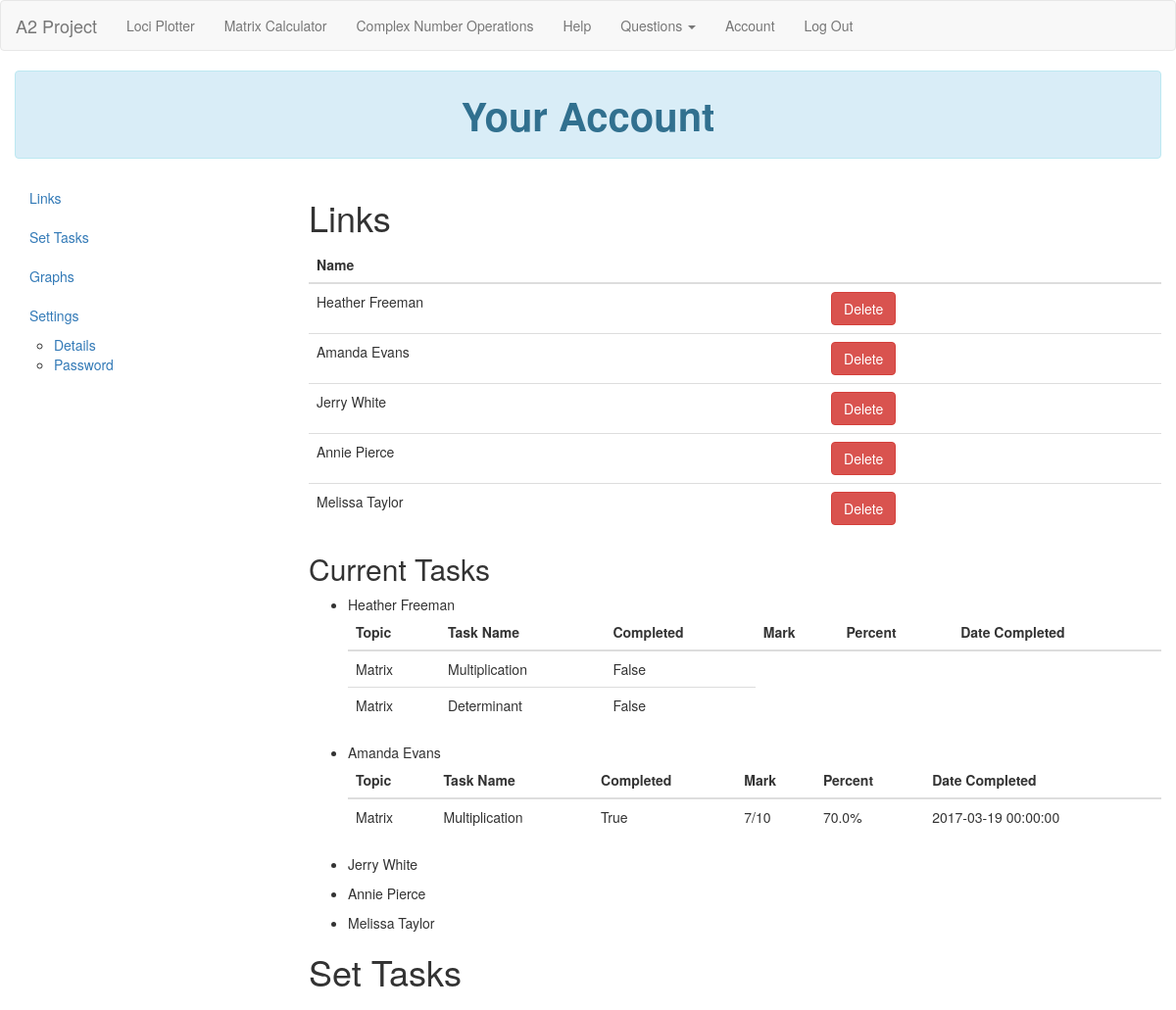
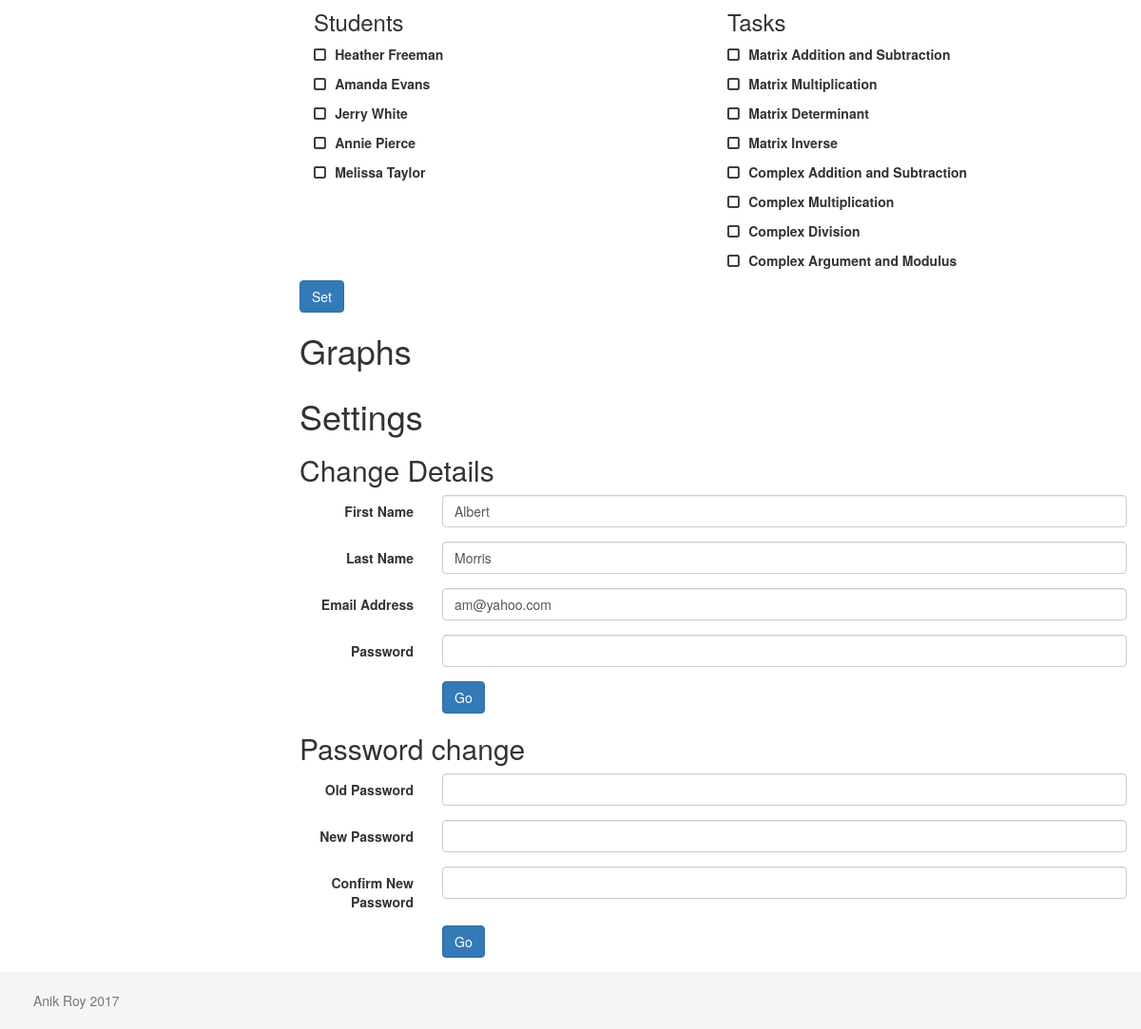
Page /account (signed in) on the committed database (2 pictures, top to bottom).
### app/models.py (models this page shows, shortened)
class User(db.Model):
    user_id = db.Column('user_id', db.Integer, primary_key=True)
    fname = db.Column(db.String(80), unique=False)
    lname = db.Column(db.String(80), unique=False)
    email = db.Column(db.String(120), unique=True)
    password = db.Column(db.String(120), unique=False)
    authenticated = db.Column(db.Boolean, default=False)
    confirmed = db.Column(db.Boolean)
    role = db.Column(db.String(50))
    graphs = db.relationship('Graph', backref="user",
                             cascade="all, delete-orphan", lazy="dynamic")
    __mapper_args__ = {
        'polymorphic_identity': 'user',
        'polymorphic_on': role
    }

class Student(User):
    __tablename__ = 'student'
    student_id = db.Column(db.Integer, primary_key=True)
    user_id = db.Column(db.Integer, db.ForeignKey('user.user_id'))
    marks = db.relationship('Mark', backref="student",
                            cascade="all, delete-orphan", lazy="dynamic")
    tasks = db.relationship('Task', backref="student",
                            cascade="all, delete-orphan", lazy="dynamic")
    __mapper_args__ = {
        'polymorphic_identity': 'student',
    }

class User(db.Model):
    user_id = db.Column('user_id', db.Integer, primary_key=True)
    fname = db.Column(db.String(80), unique=False)
    lname = db.Column(db.String(80), unique=False)
    email = db.Column(db.String(120), unique=True)
    password = db.Column(db.String(120), unique=False)
    authenticated = db.Column(db.Boolean, default=False)
    confirmed = db.Column(db.Boolean)
    role = db.Column(db.String(50))
    graphs = db.relationship('Graph', backref="user",
                             cascade="all, delete-orphan", lazy="dynamic")
    __mapper_args__ = {
        'polymorphic_identity': 'user',
        'polymorphic_on': role
    }

class Task(db.Model):
    task_id = db.Column('task_id', db.Integer, primary_key=True)
    completed = db.Column(db.Boolean)
    question_id = db.Column(db.Integer)
    student_id = db.Column('student_id', db.Integer,
                           db.ForeignKey('student.student_id'))
    teacher_id = db.Column('teacher_id', db.Integer,
                           db.ForeignKey('teacher.teacher_id'))
    mark_id = db.Column('mark_id', db.Integer, db.ForeignKey('mark.mark_id'))
    mark = db.relationship('Mark', back_populates='task')

class Mark(db.Model):
    mark_id = db.Column('mark_id', db.Integer, primary_key=True)
    score = db.Column(db.Integer)
    out_of = db.Column(db.Integer)
    date = db.Column(db.DateTime)
    question_id = db.Column(db.Integer)
    student_id = db.Column('student_id', db.Integer,
                           db.ForeignKey('student.student_id'))
    task = db.relationship('Task', uselist=False, back_populates='mark')

### app/routes/user.py (the view, shortened to what this page needs)
@user.route('/account', methods=['GET', 'POST'])
@login_required
def account():
    user_id = current_user.user_id
    u = User.query.get(user_id)
    if u.role == 'student':
        changeform = ChangeDetailsForm(obj=u)
        linkform = TeacherLinkForm()
        pwform = ChangePasswordForm1()
        if linkform.link_submit.data and linkform.validate_on_submit():
            t = Teacher.query.filter_by(code=linkform.link_code.data).first()
            if t:
                s = Student.query.filter_by(user_id=user_id).first()
                a = t.add_student(s)
                if not a:
                    flash('Already linked to this teacher')
                    return render_template('user/student_account.html', student=u,
                                            qs=QUESTIONS, linkform=linkform,
                                            changeform=changeform, pwform=pwform)
                db.session.add(a)
                db.session.commit()
                flash('Successfully linked')
                return render_template('user/student_account.html', student=u,
                                        qs=QUESTIONS, linkform=linkform,
                                        changeform=changeform, pwform=pwform)
            else:
                flash('No teacher with that code')
                return render_template('user/student_account.html', student=u,
                                        qs=QUESTIONS, linkform=linkform,
                                        changeform=changeform, pwform=pwform)
        if changeform.change_submit.data and changeform.validate_on_submit():
            if u.check_pw(changeform.password.data):
                u.fname = changeform.fname.data
                u.lname = changeform.lname.data
                u.email = changeform.email.data
                db.session.add(u)
                db.session.commit()
                flash('Details changed successfully')
                return render_template('user/student_account.html', student=u,
                                        qs=QUESTIONS, linkform=linkform,
                                        changeform=changeform, pwform=pwform)
            else:
                flash('Incorrect password')
                return render_template('user/student_account.html', student=u,
                                        qs=QUESTIONS, linkform=linkform,
                                        changeform=changeform, pwform=pwform)
        if pwform.pw_submit.data and pwform.validate_on_submit():
            if u.check_pw(pwform.old_password.data):
                u.password = generate_password_hash(pwform.password.data)
                db.session.add(u)
                db.session.commit()
                flash('Password changed successfully')
                return render_template('user/student_account.html', student=u,
                                        qs=QUESTIONS, linkform=linkform,
                                        changeform=changeform, pwform=pwform)
            else:
                flash('Incorrect password')
                return render_template('user/student_account.html', student=u,
                                        qs=QUESTIONS, linkform=linkform,
                                        changeform=changeform, pwform=pwform)
        return render_template('user/student_account.html', student=u,
                                qs=QUESTIONS, linkform=linkform,
                                changeform=changeform, pwform=pwform)
    elif u.role == 'teacher':
        students = u.students.all()
        choices = [(s.student_id, s.fname+' '+s.lname) for s in students]
        setform = SetTaskForm(choices)
        changeform = ChangeDetailsForm(obj=u)
        pwform = ChangePasswordForm1()
        return render_template('user/teacher_account.html', teacher=u,
                                students=students, setform=setform,
                                qs=QUESTIONS, pwform=pwform,
                                changeform=changeform)
    else:
        return abort(500)

### app/forms.py
class SetTaskForm(FlaskForm):
    student_select = MultiCheckboxField('Students',
                                        [validators.Required()], coerce=int)
    task_select = MultiCheckboxField('Tasks',[validators.Required()], coerce=int, choices=[(q['id'], q['topic'] + '  ' + q['name']) for q in QUESTIONS])
    set_submit = SubmitField('Go')
    def __init__(self, selection_choices):
        super(SetTaskForm, self).__init__()
        self.student_select.choices = selection_choices

class ChangeDetailsForm(FlaskForm):
    fname = TextField('First Name', [validators.Required()])
    lname = TextField('Last Name', [validators.Required()])
    email = EmailField('Email Address',
                       [validators.DataRequired(), validators.Email()])
    password = PasswordField('Password', [validators.Required()])
    change_submit = SubmitField('Go')

### app/views.py (called while the page is built)
@login_manager.user_loader
def user_loader(email):
    return User.query.filter_by(email=email).first()

### app/templates/user/teacher_account.html (shortened to what this page needs)
{% extends "layout.html" %}
{% block head %}
{{ super() }}
<link rel="stylesheet" href="{{ url_for('static',filename='styles/account.css') }}">
<link rel="stylesheet" href="{{ url_for('static',filename='image-picker/image-picker.css') }}">
<link rel="stylesheet" href="http://netdna.bootstrapcdn.com/font-awesome/3.2.1/css/font-awesome.css">
{% endblock %}
{% block main %}
<div id="title" class="row">
    <div class="col-sm-12">
      <div class="alert alert-info title">
        <strong>Your Account</strong>
    </div>
</div>
<div data-spy="scroll" data-target=".scrollspy" style="position:relative">
<div class="col-md-3 scrollspy">
  <ul id="nav" class="nav hidden-xs hidden-sm affix-top" data-spy="affix">
    <li><a href="#links">Links</a></li>
    <li><a href="#set">Set Tasks</a></li>
    <li><a href="#graphs">Graphs</a></li>
    <li><a href="#settings">Settings</a>
      <ul id="nav">
        <li>
          <a href="#change-details">Details</a>
        </li>
        <li>
          <a href="#pwd">Password</a>
        </li>
      </ul>
    </li>
  </ul>
</div>
<div class="col-md-9">
  <section id="links">
    <h1>Links</h1>
    <table id="links-table" class="table">
      <thead>
        <th>Name</th>
        <th></th>
      </thead>
      <tbody>
        {% for s in teacher.students.all() %}
        <tr id="link-row{{ s.student_id }}">
          <td>{{ s.fname }}&nbsp;{{ s.lname }}</td>
          <td><input id="{{ s.student_id }}" type="button" class="btn btn-danger"
            value="Delete"></td>
        </tr>
        {% endfor %}
      </tbody>
    </table>
    <h2>Current Tasks</h2>
    {% for s in students %}
      <ul>
        <li id="task-row{{ s.student_id }}">{{ s.fname }}&nbsp;{{ s.lname }}
          {% if s.tasks.first() %}
            <table class="table">
              <thead>
                <th>Topic</th>
                <th>Task Name</th>
                <th>Completed</th>
                <th>Mark</th>
                <th>Percent</th>
                <th>Date Completed</th>
              </thead>
              <tbody>
              {% for t in s.tasks.all() %}
                <tr>
                  <td>{{ qs[t.question_id]['topic'] }}</td>
                  <td>{{ qs[t.question_id]['name'] }}</td>
                  <td>{{ t.completed }}</td>
                  {% if t.mark %}
                  <td>{{ t.mark.score }}/{{ t.mark.out_of }}</td>
                  <td>{{ t.mark.score/t.mark.out_of*100 }}%</td>
                  <td>{{ t.mark.date }}</td>
                  {% endif %}
                </tr>
              {% endfor %}
              </tbody>
            </table>
            {% endif %}
          </li>
      </ul>
    {% endfor %}
  </section>
  <section id="set">
    <h1>Set Tasks</h1>
    <form method="post", action="{{ url_for('user.account') }}">
      <div class="col-xs-6">
        <h3>Students</h3>
        {% for student in setform.student_select %}
        <div class="form-check">
          <label class="form-check-label">
              {{ student.label }}
          </label>
        </div>
        {% endfor %}
      </div>
      <div class="col-xs-6">
        <h3>Tasks</h3>
        {% for task in setform.task_select %}
        <div class="form-check">
          <label class="form-check-label">
            {{ task.label }}
        </div>
        {% endfor %}
      </div>
      <div>
        {{ setform.set_submit(class="btn btn-primary",value='Set') }}
      </div>
    </form>
  </section>
  <section id="graphs">
    <h1>Graphs</h1>
  </section>
  <section id="settings">
    <h1>Settings</h1>
    <h2>Change Details</h2>
    <form id="change-details" class="form-horizontal" method="post", action="{{ url_for('user.account') }}">
      <div class="form-group">
        {{ changeform.fname.label(class="col-xs-2 control-label") }}
        <div class="col-xs-10">
          {{ changeform.fname(value=teacher.fname,class="form-control") }}
        </div>
      </div>
      <div class="form-group">
        {{ changeform.lname.label(class="col-xs-2 control-label") }}
        <div class="col-xs-10">
          {{ changeform.lname(value=teacher.lname,class="form-control") }}
        </div>
      </div>
      <div class="form-group">
        {{ changeform.email.label(class="col-xs-2 control-label") }}
        <div class="col-xs-10">
          {{ changeform.email(value=teacher.email,class="form-control") }}
        </div>
      </div>
      <div class="form-group">
        {{ changeform.password.label(class="col-xs-2 control-label") }}
        <div class="col-xs-10">
          {{ changeform.password(class="form-control") }}
        </div>
      </div>
      <div class="form-group">
        <div class="col-xs-offset-2 col-xs-10">
          {{ changeform.change_submit(class="btn btn-primary") }}
        </div>
      </div>
    </form>
    <h2>Password change</h2>
    <form id="pwd" class="form-horizontal" method="post", action="{{ url_for('user.account') }}">
      <div class="form-group">
        {{ pwform.old_password.label(class="col-xs-2 control-label") }}
        <div class="col-xs-10">
          {{ pwform.old_password(class="form-control") }}
        </div>
      </div>
      <div class="form-group">
        {{ pwform.password.label(class="col-xs-2 control-label") }}
        <div class="col-xs-10">
          {{ pwform.password(class="form-control") }}
        </div>
      </div>
      <div class="form-group">
        {{ pwform.confirm_password.label(class="col-xs-2 control-label") }}
        <div class="col-xs-10">
          {{ pwform.confirm_password(class="form-control") }}
        </div>
      </div>
      <div class="form-group">
        <div class="col-xs-offset-2 col-xs-10">
          {{ pwform.pw_submit(class="btn btn-primary") }}
        </div>
      </div>
    </form>
  </section>
</div>
</div>
</div>
{% endblock %}

### app/templates/layout.html (shortened to what this page needs)
<!DOCTYPE html>
<html>
<head>
  {% block head %}
  <link rel="stylesheet" href="https://maxcdn.bootstrapcdn.com/bootstrap/3.3.7/css/bootstrap.min.css">
  <link rel="stylesheet" href="{{ url_for('static', filename='styles/main.css') }}">
  {% endblock %}
</head>
<body>
  {% block nav %}
  <nav class="navbar navbar-default">
    <div class="container-fluid">
      <div class="navbar-header">
        <a class="navbar-brand" href="{{ url_for('main') }}">A2 Project</a>
      </div>
      <div class="collapse navbar-collapse" id="bs-example-navbar-collapse-1">
        <ul class="nav navbar-nav">
          <li><a href="{{ url_for('loci.loci') }}">Loci Plotter</a></li>
          <li><a href="{{ url_for('matrix_blueprint.matrix') }}">Matrix Calculator</a></li>
          <li><a href="{{ url_for('loci.operations') }}">Complex Number Operations</a></li>
          <li><a href="{{ url_for('help') }}">Help</a></li>
          <li>
            <a href="#" class="dropdown-toggle" data-toggle="dropdown">Questions <b class="caret"></b></a>
          </li>
            <ul class="nav navbar-nav navbar-right">
              {% if current_user.is_authenticated %}
              <li><a href="{{ url_for('user.account') }}">Account</a></li>
              <li><a href="{{ url_for('user.logout') }}">Log Out</a></li>
              {% else %}
              <li><a href="{{ url_for('user.login') }}">Log In</a></li>
              <li><a href="{{ url_for('user.register') }}">Register</a></li>
              {% endif %}
            </ul>
        </ul>
      </div>
    </div>
  </nav>
  {% endblock %}
  <div class="container-fluid content">
    {% block main %}
    {% endblock %}
  </div>
  <footer class="footer">
    <div class="container">
    {% block footer %}
      <p class="text-muted"> Anik Roy 2017 </p>
    {% endblock %}
    </div>
  </footer>
</body>
</html>

### app/static/styles/main.css (style rules this page uses)
html { position: relative; min-height: 100%; }
body { margin-bottom: 60px; }
.footer { position: absolute; bottom: 0; width: 100%; height: 60px; background-color: #f5f5f5; padding: 0 20px; }
.content { width: 100%; padding: 0 15px; overflow: hidden; min-height: calc(100vh - 70px); }
.container .text-muted { margin: 20px 0; }

### app/static/styles/account.css (style rules this page uses)
section { border: 1 px solid black; width: 100% }
.title { text-align: center; font-size: 30pt; }
input[type=checkbox] + label:before { font-family: FontAwesome; display: inline-block; }
input[type=checkbox] + label:before { content: "\f096"; }
input[type=checkbox] + label:before { letter-spacing: 10px; }

### rows in the picture
Student: fname "Heather", lname "Freeman"
Student: fname "Amanda", lname "Evans"
Student: fname "Jerry", lname "White"
Student: fname "Annie", lname "Pierce"
Student: fname "Melissa", lname "Taylor"
Task: qs "Matrix", qs "Multiplication", completed "False"
Task: qs "Matrix", qs "Determinant", completed "False"
Task: qs "Matrix", qs "Multiplication", completed "True", mark.score "7", mark.out_of "10", t.mark.score/t.mark.out_of*100 "70.0", mark "2017-03-19 00:00:00"
User: fname "Albert", lname "Morris", email "am@yahoo.com"

### other values in the picture
{{ student.label }} "Heather Freeman" "Amanda Evans" "Jerry White" "Annie Pierce" "Melissa Taylor"
{{ task.label }} "Matrix Addition and Subtraction" "Matrix Multiplication" "Matrix Determinant" "Matrix Inverse" "Complex Addition and Subtraction" "Complex Multiplication" "Complex Division" "Complex Argument and Modulus"
{{ changeform.fname.label(class="col-xs-2 control-label") }} "First Name"
{{ changeform.lname.label(class="col-xs-2 control-label") }} "Last Name"
{{ changeform.email.label(class="col-xs-2 control-label") }} "Email Address"
{{ changeform.password.label(class="col-xs-2 control-label") }} "Password"
{{ pwform.old_password.label(class="col-xs-2 control-label") }} "Old Password"
{{ pwform.password.label(class="col-xs-2 control-label") }} "New Password"
{{ pwform.confirm_password.label(class="col-xs-2 control-label") }} "Confirm New Password"
